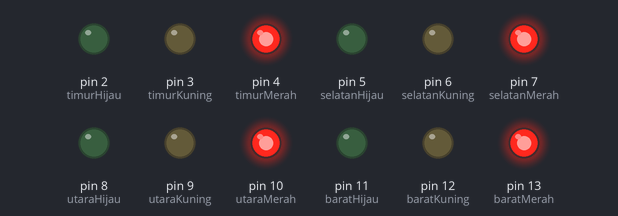
A sketch run on a simulated Arduino Uno, built with avr-gcc and run on an emulated ATmega328P. On the bench: output pins drawn as LEDs (lit = HIGH).

Above: at 0.1 s.
At 2.1 s:
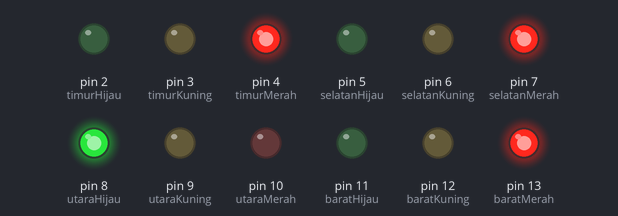
At 9.9 s:
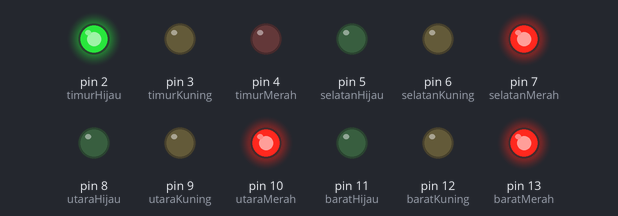
At 17.7 s:
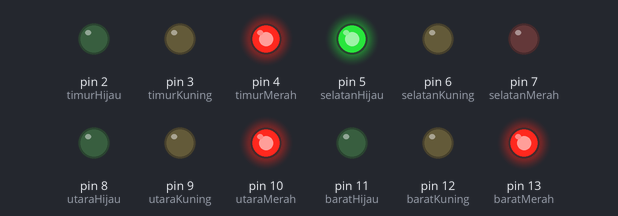
At 25.5 s:
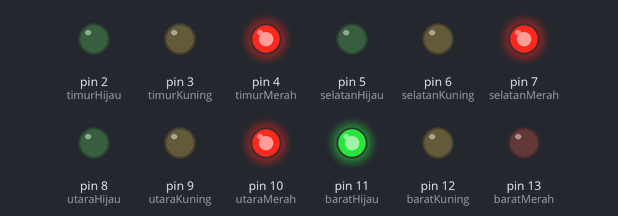
At 39.85 s:
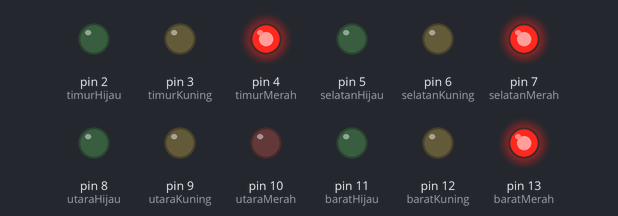
Timing chart, 0 to 40.0 s (numbered marks = the images above):
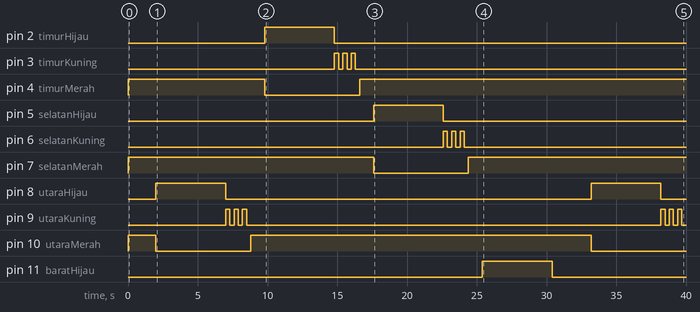

The sketch:

H1D023050_-_Kode_Sumber_Lampu_Lalu_Lintas_Simpang_4.ino
```cpp
//Posisi Lampu Lalu Lintas
//Utara
const int utaraMerah = 10;
const int utaraKuning = 9;
const int utaraHijau = 8;

//Timur
const int timurMerah = 4;
const int timurKuning = 3;
const int timurHijau = 2;

//Selatan
const int selatanMerah = 7;
const int selatanKuning = 6;
const int selatanHijau = 5;

//Barat
const int baratMerah = 13;
const int baratKuning = 12;
const int baratHijau = 11;

//Mulai Program
void setup() {
  // Mengatur semua pin yang terhubung pada perangkat-
  // Arduino terhadap pin ke lampu sebagai OUTPUT
  // Pin dipakai adalah pin 2 hingga pin 13
  for (int pin = 2; pin <= 13; pin++) {
    pinMode(pin, OUTPUT);
  }

  // KONDISI AWAL: Semua lampu merah menyala
  // High untuk nyala dan Low sebagai mati
  // Utara
  digitalWrite(utaraMerah, HIGH);
  digitalWrite(utaraKuning, LOW);
  digitalWrite(utaraHijau, LOW);

  // Timur
  digitalWrite(timurMerah, HIGH);
  digitalWrite(timurKuning, LOW);
  digitalWrite(timurHijau, LOW);

  // Selatan
  digitalWrite(selatanMerah, HIGH);
  digitalWrite(selatanKuning, LOW);
  digitalWrite(selatanHijau, LOW);

  // Barat
  digitalWrite(baratMerah, HIGH);
  digitalWrite(baratKuning, LOW);
  digitalWrite(baratHijau, LOW);

  // jeda 2 detik sebelum siklus lalin dimulai,
  // mempertahankan warna merah di 4 sisi
  delay(2000);
}

//Mulai Siklus Lalin
//menggunakan program perulangan
void loop() {

  // Lalin bergilir searah jarum jam
  // Fungsi modular "aktifkanSimpang()"
  aktifkanSimpang(utaraMerah, utaraKuning, utaraHijau);        // 1. Utara jalan
  aktifkanSimpang(timurMerah, timurKuning, timurHijau);        // 2. Timur jalan
  aktifkanSimpang(selatanMerah, selatanKuning, selatanHijau);  // 3. Selatan jalan
  aktifkanSimpang(baratMerah, baratKuning, baratHijau);        // 4. Barat jalan
}

// Fungsi Modularnya
// mengontrol pergantian lampu untuk satu arah/simpang
void aktifkanSimpang(int pinMerah, int pinKuning, int pinHijau) {

  // 1. Mematikan lampu Merah dan menyalakan lampu Hijau
  digitalWrite(pinMerah, LOW);
  digitalWrite(pinHijau, HIGH);
  // Durasi lampu Hijau
  delay(5000);

  // 2. Matikan lampu Hijau, mulai alihkan ke lampu Kuning
  digitalWrite(pinHijau, LOW);

  // 3. Efek berkedip untuk lampu kuning sebanyak 3 kali
  for (int i = 0; i < 3; i++) {
    digitalWrite(pinKuning, HIGH);
    // Durasi kedip: Kuning nyala 0.3 detik
    delay(300);
    digitalWrite(pinKuning, LOW);
    // Durasi kedip: Kuning mati 0.3 detik
    delay(300);
  }
  // Matikan kuning
  digitalWrite(pinKuning, LOW);

  // 5. Kembalikan ke kondisi awal, Merah, sebelum pindah ke simpang berikutnya
  digitalWrite(pinMerah, HIGH);

  // Jeda antar transisi pindah simpang
  // supaya tidak bertindih/bertabrakan
  delay(1000);
}
```

Measured:
- by itself, pin 2 (timurHijau): LOW → HIGH at 9.8 s, → LOW 5.0 s later
- by itself, pin 3 (timurKuning): LOW → HIGH at 14.8 s, → LOW 0.30 s later, → HIGH 0.30 s later, → LOW 0.30 s later, … (6 changes in this stretch)
- by itself, pin 4 (timurMerah): HIGH → LOW at 9.8 s, → HIGH 6.8 s later
- by itself, pin 5 (selatanHijau): LOW → HIGH at 17.6 s, → LOW 5.0 s later
- by itself, pin 6 (selatanKuning): LOW → HIGH at 22.6 s, → LOW 0.30 s later, → HIGH 0.30 s later, → LOW 0.30 s later, … (6 changes in this stretch)
- by itself, pin 7 (selatanMerah): HIGH → LOW at 17.6 s, → HIGH 6.8 s later
- by itself, pin 8 (utaraHijau): alternates HIGH for 5.0 s and LOW for 26.2 s
- by itself, pin 9 (utaraKuning): LOW → HIGH at 7.0 s, → LOW 0.30 s later, → HIGH 0.30 s later, → LOW 0.30 s later, … (12 changes in this stretch)
